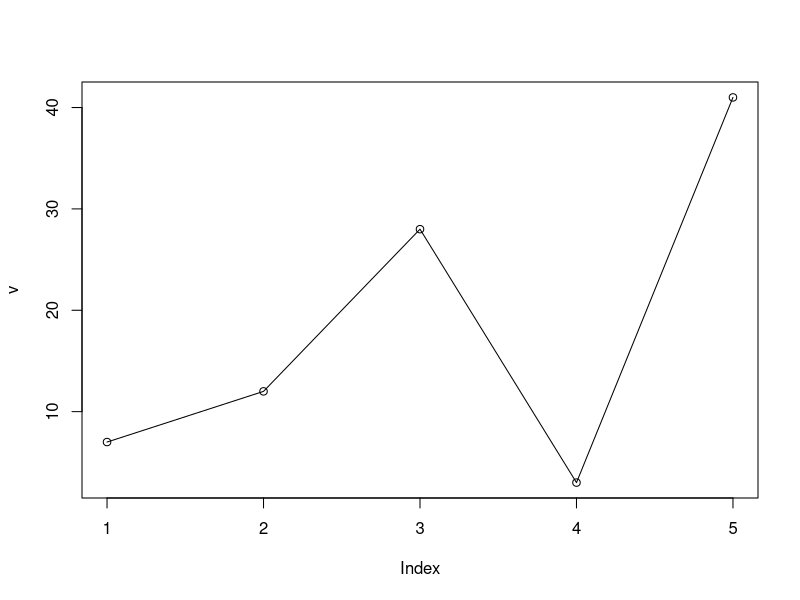
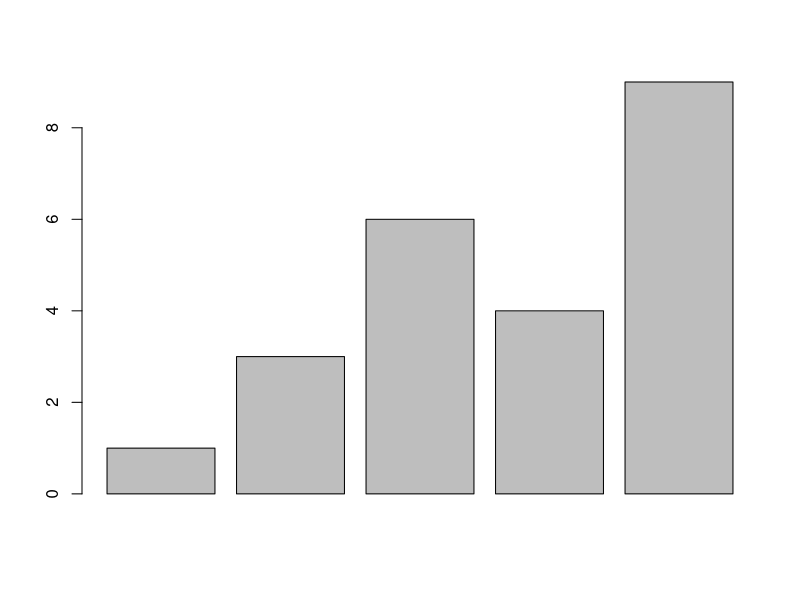
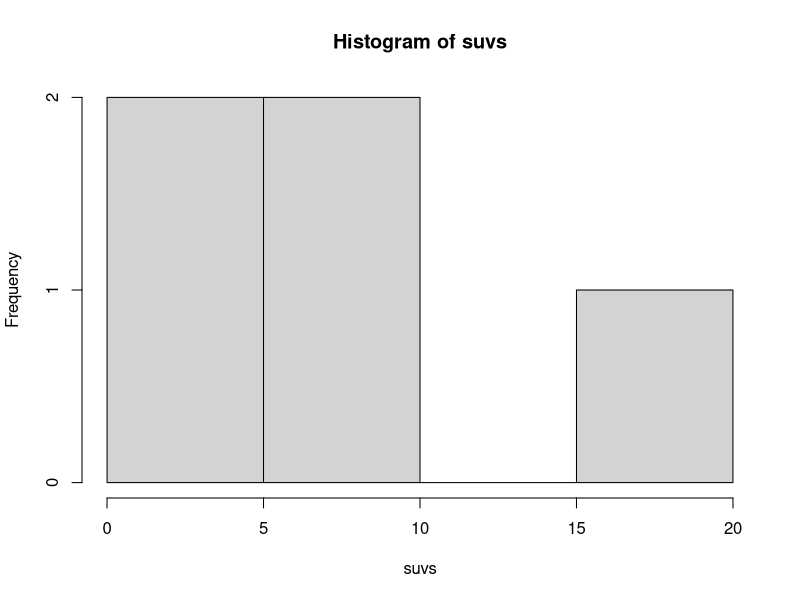
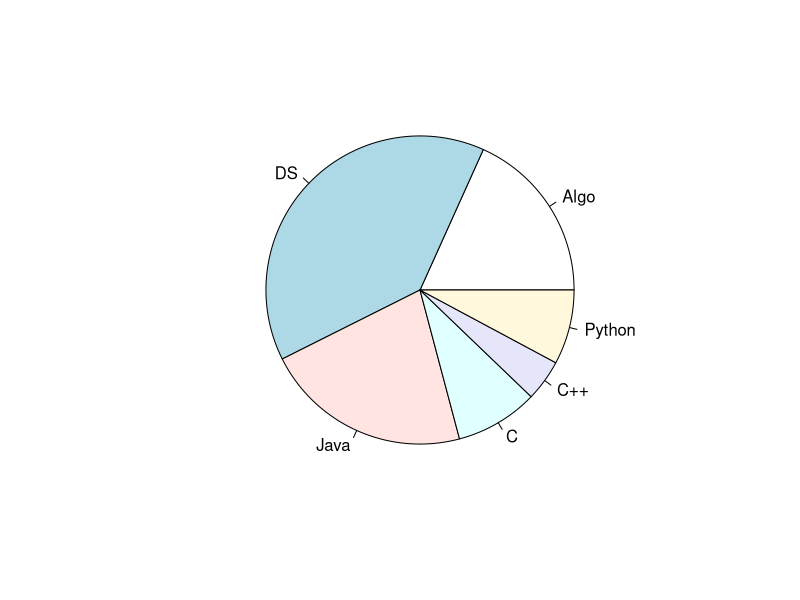
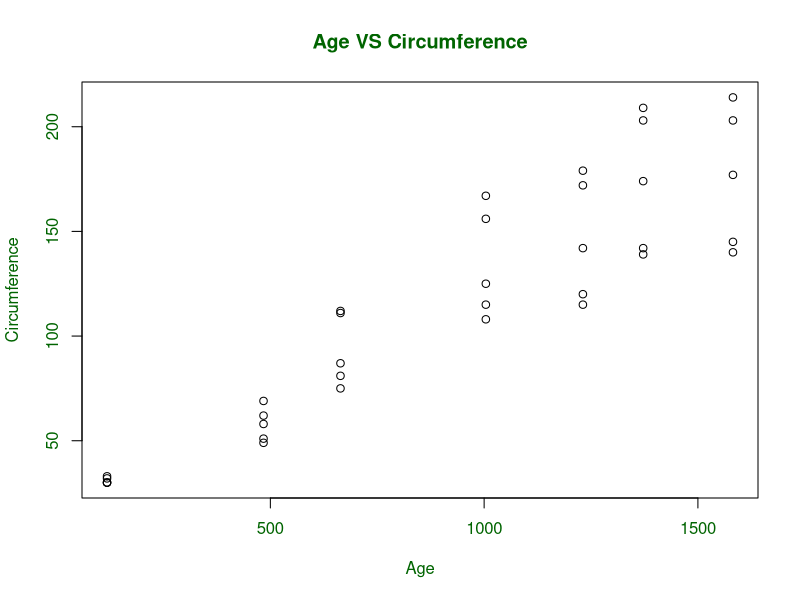
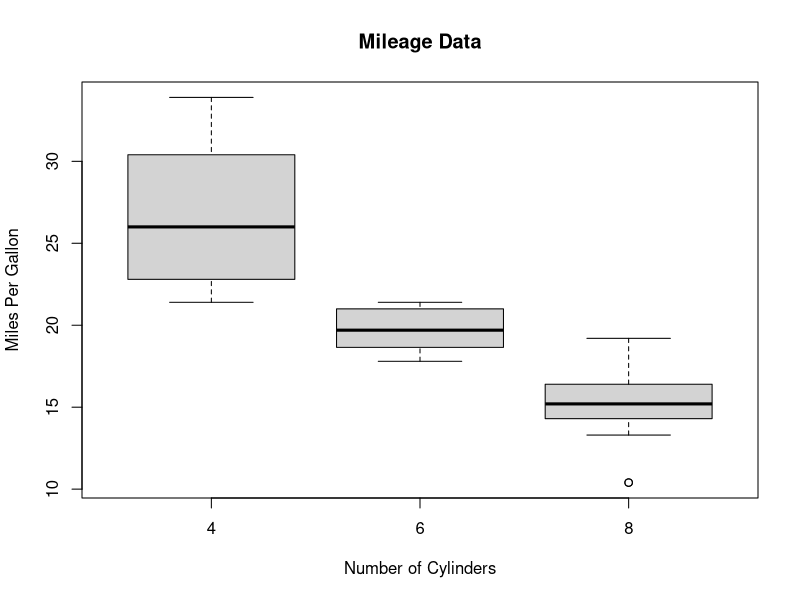
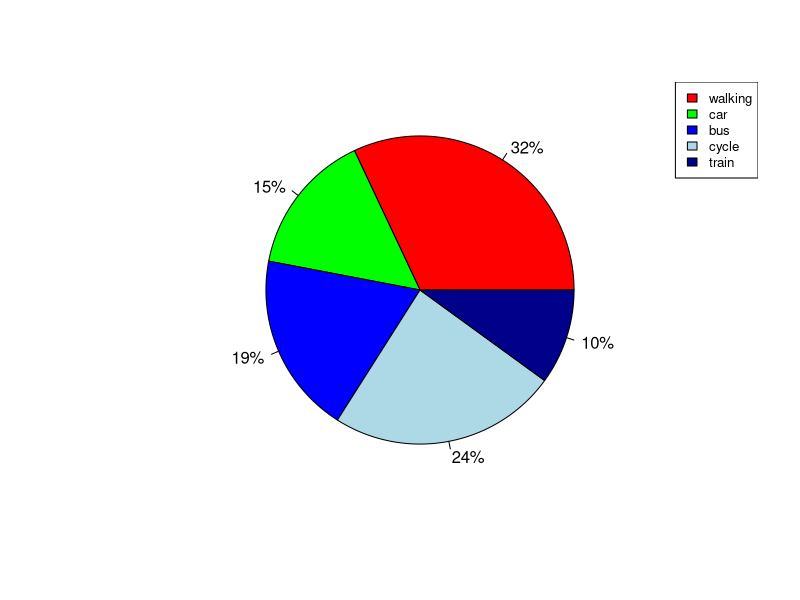

These figures' R source, in order: (Note: this script raises an error after producing the figures.)
x <- list(a = 1:5, b = rnorm(10))
x
lapply(x, mean)



#Line Chart
# Create the data for the chart.
v <- c(7,12,28,3,41)
# Plot the bar chart. 
plot(v,type = "o")


#Barplot
# Define the cars vector with 5 values
cars <- c(1, 3, 6, 4, 9)
barplot(cars)

#Histogram
suvs <- c(4,4,6,6,16)
hist(suvs)

#Pie Chart
x <- c(210, 450, 250, 100, 50, 90)

# defining labels for each value in x
names(x) <- c("Algo", "DS", "Java", "C", "C++", "Python")

pie(x, labels = names(x))

#Scatter
orange <- Orange[, c('age', 'circumference')]
plot(x = orange$age, y = orange$circumference, xlab = "Age",
     ylab = "Circumference", main = "Age VS Circumference",
     col.lab = "darkgreen", col.main = "darkgreen",
     col.axis = "darkgreen")


#Boxplot
input <- mtcars[,c('mpg','cyl')]
print(head(input))
# Give the chart file a name.
#png(file = "boxplot.png")
# Plot the chart.
boxplot(mpg ~ cyl, data = mtcars, xlab = "Number of Cylinders",
        ylab = "Miles Per Gallon", main = "Mileage Data")
# Save the file.
dev.off()



df=data.frame(id=c(11,22,33),
              pages=c(32,45,55),
              name=c("spark","python","java"),
              chapters=c(76,86,56),
              price=c(144,553,705)
              )
#print(df)
# Remove Columns by Index
df2 <- df[,-1:-3]
#df2
apply(df2,2, sum)




install.packages("formattable")      
library("formattable")

per <- c(0.32,0.15,0.19,0.24,0.10)
conveyance <- c('walking', 'car', 'bus', 'cycle', 'train')
colours_con <- c('red','green','blue','light blue','dark blue')

pie(per,labels = percent(per,0), col=colours_con);legend('topright', conveyance, cex = 0.8, fill = colours_con)


##Q2 (a)
#data <- airquality
#data

#print(data$Ozone)
#print(data$Solar.R)
#print(data$Wind)
#print(data$Month)
f<-factor(data$Month)
f # To find Levels of Month
M5 <- subset(airquality,Month==5,select = c(Ozone,Solar.R,Wind))
M6 <- subset(airquality,Month==6,select = c(Ozone,Solar.R,Wind))
M7 <- subset(airquality,Month==7,select = c(Ozone,Solar.R,Wind))
M8 <- subset(airquality,Month==8,select = c(Ozone,Solar.R,Wind))
M9 <- subset(airquality,Month==9,select = c(Ozone,Solar.R,Wind))
#M5
#M6
#M7
#M8
#M9

sapply(M5,mean)
sapply(M6,mean)
sapply(M7,mean)
sapply(M8,mean)
sapply(M9,mean)

#mean(c(data$Ozone,data$Solar.R,data$Wind) with(data$Month))


#Q2 (b)
r <- runif(10, 1, 10)
r

v<-c(1,1,1,2,2,2,3,3,3,3)
v
vf<-c('A','A','A','B','B','B','c','c','c','c')

tapply(r,v,mean)


ccars<-c('adidas','puma','audi','honda')
cprice <- c(26,54,28,90,50,95,63,56,22,84)
df4 <- data.frame(
  p=cprice
)
#sapply(cprice,max)
apply(df4,2,mean)
apply(df4,2,max)
plot(df4$p)
